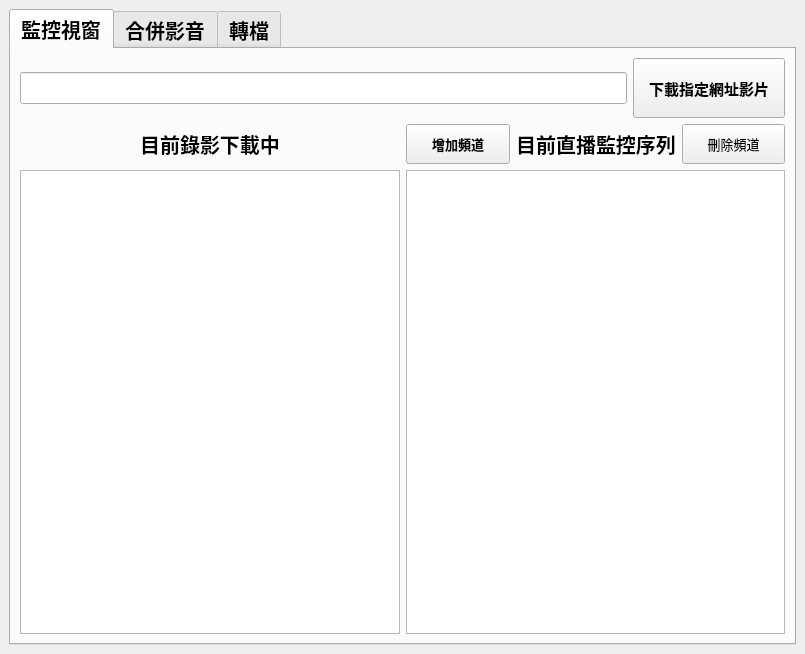
<?xml version="1.0" encoding="UTF-8"?>
<ui version="4.0">
 <class>HomePage</class>
 <widget class="QMainWindow" name="HomePage">
  <property name="geometry">
   <rect>
    <x>0</x>
    <y>0</y>
    <width>805</width>
    <height>654</height>
   </rect>
  </property>
  <property name="sizePolicy">
   <sizepolicy hsizetype="Expanding" vsizetype="Expanding">
    <horstretch>0</horstretch>
    <verstretch>0</verstretch>
   </sizepolicy>
  </property>
  <property name="windowTitle">
   <string>YouTubeStreamDownloader(v2.2.0)</string>
  </property>
  <property name="windowIcon">
   <iconset theme="C:\Users\arnold\Desktop\python\yt\icon.ico">
    <normaloff>../../../../.designer/backup</normaloff>../../../../.designer/backup</iconset>
  </property>
  <widget class="QWidget" name="centralwidget">
   <property name="enabled">
    <bool>true</bool>
   </property>
   <property name="sizePolicy">
    <sizepolicy hsizetype="Expanding" vsizetype="Expanding">
     <horstretch>0</horstretch>
     <verstretch>0</verstretch>
    </sizepolicy>
   </property>
   <layout class="QVBoxLayout" name="verticalLayout_5">
    <item>
     <widget class="QTabWidget" name="tabWidget">
      <property name="font">
       <font>
        <family>微軟正黑體</family>
        <pointsize>15</pointsize>
        <weight>75</weight>
        <bold>true</bold>
       </font>
      </property>
      <property name="currentIndex">
       <number>0</number>
      </property>
      <widget class="QWidget" name="home">
       <attribute name="title">
        <string>監控視窗</string>
       </attribute>
       <layout class="QVBoxLayout" name="verticalLayout">
        <item>
         <layout class="QHBoxLayout" name="horizontalLayout" stretch="8,2">
          <property name="sizeConstraint">
           <enum>QLayout::SetMaximumSize</enum>
          </property>
          <item>
           <widget class="QLineEdit" name="urlInput">
            <property name="sizePolicy">
             <sizepolicy hsizetype="Expanding" vsizetype="Fixed">
              <horstretch>0</horstretch>
              <verstretch>0</verstretch>
             </sizepolicy>
            </property>
            <property name="minimumSize">
             <size>
              <width>0</width>
              <height>32</height>
             </size>
            </property>
            <property name="font">
             <font>
              <pointsize>10</pointsize>
             </font>
            </property>
            <property name="text">
             <string/>
            </property>
           </widget>
          </item>
          <item>
           <widget class="QPushButton" name="btn_urlDL">
            <property name="sizePolicy">
             <sizepolicy hsizetype="Expanding" vsizetype="Fixed">
              <horstretch>0</horstretch>
              <verstretch>0</verstretch>
             </sizepolicy>
            </property>
            <property name="minimumSize">
             <size>
              <width>0</width>
              <height>60</height>
             </size>
            </property>
            <property name="font">
             <font>
              <pointsize>11</pointsize>
              <weight>75</weight>
              <bold>true</bold>
             </font>
            </property>
            <property name="text">
             <string>下載指定網址影片</string>
            </property>
            <property name="flat">
             <bool>false</bool>
            </property>
           </widget>
          </item>
         </layout>
        </item>
        <item>
         <layout class="QHBoxLayout" name="horizontalLayout_2" stretch="1,1">
          <property name="sizeConstraint">
           <enum>QLayout::SetMaximumSize</enum>
          </property>
          <item>
           <layout class="QVBoxLayout" name="verticalLayout_2" stretch="2,0">
            <property name="sizeConstraint">
             <enum>QLayout::SetMaximumSize</enum>
            </property>
            <item>
             <widget class="QLabel" name="label_3">
              <property name="sizePolicy">
               <sizepolicy hsizetype="Expanding" vsizetype="Fixed">
                <horstretch>0</horstretch>
                <verstretch>0</verstretch>
               </sizepolicy>
              </property>
              <property name="minimumSize">
               <size>
                <width>0</width>
                <height>40</height>
               </size>
              </property>
              <property name="font">
               <font>
                <pointsize>15</pointsize>
                <weight>75</weight>
                <bold>true</bold>
               </font>
              </property>
              <property name="text">
               <string>目前錄影下載中</string>
              </property>
              <property name="alignment">
               <set>Qt::AlignCenter</set>
              </property>
             </widget>
            </item>
            <item>
             <widget class="QListWidget" name="DLlist">
              <property name="enabled">
               <bool>true</bool>
              </property>
              <property name="editTriggers">
               <set>QAbstractItemView::EditKeyPressed</set>
              </property>
              <property name="alternatingRowColors">
               <bool>true</bool>
              </property>
              <property name="selectionMode">
               <enum>QAbstractItemView::NoSelection</enum>
              </property>
              <property name="selectionBehavior">
               <enum>QAbstractItemView::SelectItems</enum>
              </property>
             </widget>
            </item>
           </layout>
          </item>
          <item>
           <layout class="QVBoxLayout" name="verticalLayout_3" stretch="2,0">
            <property name="sizeConstraint">
             <enum>QLayout::SetMaximumSize</enum>
            </property>
            <item>
             <layout class="QHBoxLayout" name="horizontalLayout_3">
              <property name="sizeConstraint">
               <enum>QLayout::SetMaximumSize</enum>
              </property>
              <item>
               <widget class="QPushButton" name="btn_add">
                <property name="sizePolicy">
                 <sizepolicy hsizetype="Preferred" vsizetype="Fixed">
                  <horstretch>0</horstretch>
                  <verstretch>0</verstretch>
                 </sizepolicy>
                </property>
                <property name="minimumSize">
                 <size>
                  <width>80</width>
                  <height>40</height>
                 </size>
                </property>
                <property name="baseSize">
                 <size>
                  <width>0</width>
                  <height>0</height>
                 </size>
                </property>
                <property name="font">
                 <font>
                  <pointsize>10</pointsize>
                 </font>
                </property>
                <property name="text">
                 <string>增加頻道</string>
                </property>
               </widget>
              </item>
              <item>
               <widget class="QLabel" name="label_2">
                <property name="sizePolicy">
                 <sizepolicy hsizetype="Preferred" vsizetype="Fixed">
                  <horstretch>0</horstretch>
                  <verstretch>0</verstretch>
                 </sizepolicy>
                </property>
                <property name="minimumSize">
                 <size>
                  <width>0</width>
                  <height>40</height>
                 </size>
                </property>
                <property name="font">
                 <font>
                  <pointsize>15</pointsize>
                  <weight>75</weight>
                  <bold>true</bold>
                 </font>
                </property>
                <property name="text">
                 <string>目前直播監控序列</string>
                </property>
                <property name="alignment">
                 <set>Qt::AlignCenter</set>
                </property>
               </widget>
              </item>
              <item>
               <widget class="QPushButton" name="btn_del">
                <property name="sizePolicy">
                 <sizepolicy hsizetype="Preferred" vsizetype="Fixed">
                  <horstretch>0</horstretch>
                  <verstretch>0</verstretch>
                 </sizepolicy>
                </property>
                <property name="minimumSize">
                 <size>
                  <width>80</width>
                  <height>40</height>
                 </size>
                </property>
                <property name="baseSize">
                 <size>
                  <width>0</width>
                  <height>0</height>
                 </size>
                </property>
                <property name="font">
                 <font>
                  <pointsize>10</pointsize>
                  <weight>50</weight>
                  <bold>false</bold>
                 </font>
                </property>
                <property name="text">
                 <string>刪除頻道</string>
                </property>
                <property name="autoRepeatInterval">
                 <number>100</number>
                </property>
               </widget>
              </item>
             </layout>
            </item>
            <item>
             <widget class="QListWidget" name="Slist">
              <property name="enabled">
               <bool>true</bool>
              </property>
              <property name="alternatingRowColors">
               <bool>true</bool>
              </property>
              <property name="selectionMode">
               <enum>QAbstractItemView::NoSelection</enum>
              </property>
              <property name="selectionBehavior">
               <enum>QAbstractItemView::SelectItems</enum>
              </property>
             </widget>
            </item>
           </layout>
          </item>
         </layout>
        </item>
       </layout>
      </widget>
      <widget class="QWidget" name="merge">
       <attribute name="title">
        <string>合併影音</string>
       </attribute>
       <layout class="QVBoxLayout" name="verticalLayout_4">
        <item>
         <layout class="QGridLayout" name="gridLayout" rowstretch="0,0,0" columnstretch="1,9" rowminimumheight="100,100,100" columnminimumwidth="0,0">
          <property name="sizeConstraint">
           <enum>QLayout::SetDefaultConstraint</enum>
          </property>
          <property name="bottomMargin">
           <number>100</number>
          </property>
          <property name="horizontalSpacing">
           <number>2</number>
          </property>
          <property name="verticalSpacing">
           <number>3</number>
          </property>
          <item row="0" column="0">
           <widget class="QPushButton" name="btn_merge_v">
            <property name="text">
             <string>選擇影片</string>
            </property>
           </widget>
          </item>
          <item row="2" column="0">
           <widget class="QPushButton" name="btn_merge_o">
            <property name="text">
             <string>輸出</string>
            </property>
           </widget>
          </item>
          <item row="1" column="0">
           <widget class="QPushButton" name="btn_merge_a">
            <property name="text">
             <string>選擇音檔</string>
            </property>
           </widget>
          </item>
          <item row="0" column="1">
           <widget class="QLineEdit" name="lineEdit_merge_v">
            <property name="readOnly">
             <bool>true</bool>
            </property>
            <property name="placeholderText">
             <string>例如:檔名.f299(大小最大的)</string>
            </property>
           </widget>
          </item>
          <item row="1" column="1">
           <widget class="QLineEdit" name="lineEdit_merge_a">
            <property name="readOnly">
             <bool>true</bool>
            </property>
            <property name="placeholderText">
             <string>例如:檔名.f140(大小最大的)</string>
            </property>
           </widget>
          </item>
          <item row="2" column="1">
           <widget class="QLineEdit" name="lineEdit_merge_o">
            <property name="text">
             <string/>
            </property>
            <property name="placeholderText">
             <string>可輸入檔名,固定輸出格式為.mkv</string>
            </property>
           </widget>
          </item>
         </layout>
        </item>
       </layout>
      </widget>
      <widget class="QWidget" name="change">
       <attribute name="title">
        <string>轉檔</string>
       </attribute>
       <layout class="QVBoxLayout" name="verticalLayout_6" stretch="1,1,1,1,1">
        <item>
         <layout class="QHBoxLayout" name="horizontalLayout_5">
          <item>
           <widget class="QPushButton" name="btn_change_v">
            <property name="text">
             <string>輸入檔案</string>
            </property>
           </widget>
          </item>
          <item>
           <widget class="QLineEdit" name="lineEdit_change_v">
            <property name="readOnly">
             <bool>true</bool>
            </property>
           </widget>
          </item>
         </layout>
        </item>
        <item>
         <widget class="QComboBox" name="comboBox_change">
          <property name="currentIndex">
           <number>0</number>
          </property>
          <item>
           <property name="text">
            <string>mkv</string>
           </property>
          </item>
          <item>
           <property name="text">
            <string>webm</string>
           </property>
          </item>
          <item>
           <property name="text">
            <string>mp4</string>
           </property>
          </item>
          <item>
           <property name="text">
            <string>avi</string>
           </property>
          </item>
          <item>
           <property name="text">
            <string>flv</string>
           </property>
          </item>
          <item>
           <property name="text">
            <string>mov</string>
           </property>
          </item>
          <item>
           <property name="text">
            <string>ts</string>
           </property>
          </item>
          <item>
           <property name="text">
            <string>ogg</string>
           </property>
          </item>
          <item>
           <property name="text">
            <string>mp3</string>
           </property>
          </item>
         </widget>
        </item>
        <item>
         <widget class="QLineEdit" name="lineEdit_change_o">
          <property name="placeholderText">
           <string>輸出檔名,未輸入以輸入檔案為主</string>
          </property>
         </widget>
        </item>
        <item>
         <widget class="QPushButton" name="btn_change_o">
          <property name="text">
           <string>開始轉檔</string>
          </property>
         </widget>
        </item>
        <item>
         <spacer name="verticalSpacer">
          <property name="orientation">
           <enum>Qt::Vertical</enum>
          </property>
          <property name="sizeHint" stdset="0">
           <size>
            <width>20</width>
            <height>20</height>
           </size>
          </property>
         </spacer>
        </item>
       </layout>
      </widget>
     </widget>
    </item>
   </layout>
  </widget>
 </widget>
 <resources/>
 <connections/>
 <slots>
  <slot>urlpath()</slot>
 </slots>
</ui>
